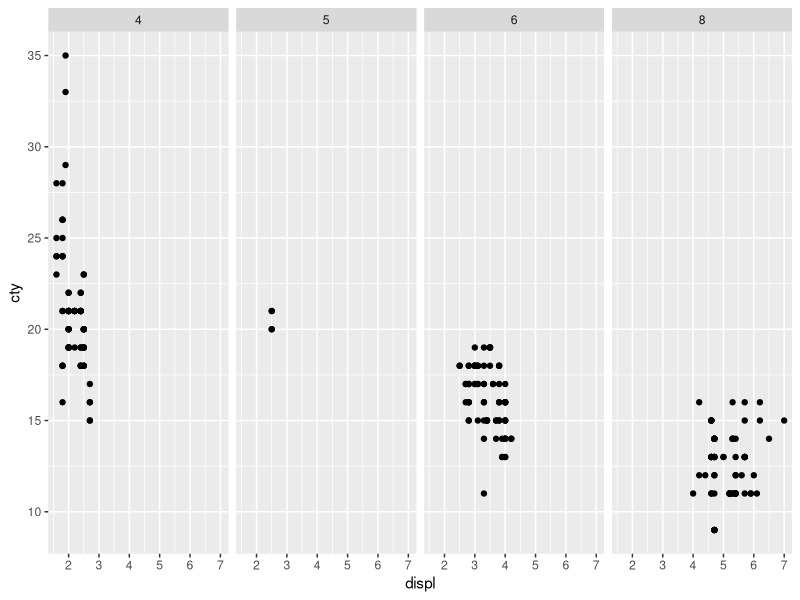
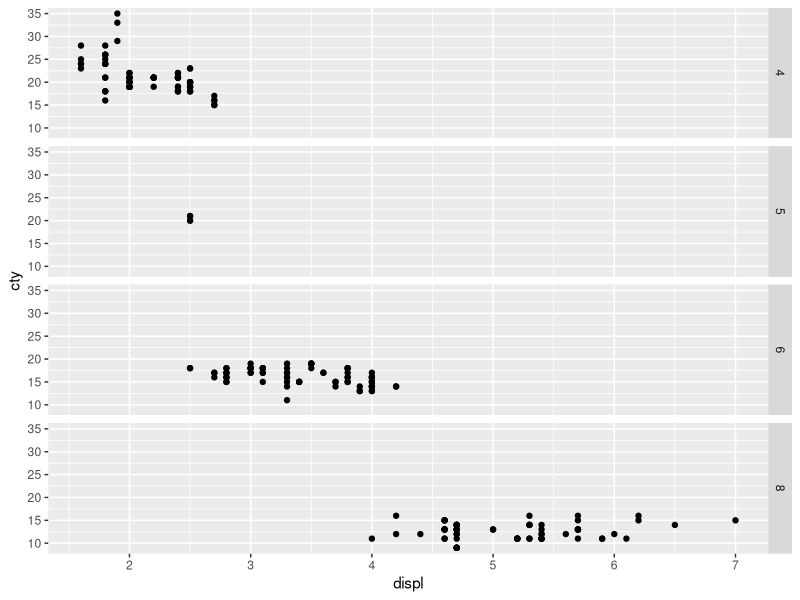

These charts were generated, in order, by the following R code:
library(ggplot2)

#mpg is a built-in dataset
df <- mpg

print(head(df))

#Data & Aesthetics layer
pl <- ggplot(df, aes(displ, cty))

#Geometry layer
#Adding the data & Aesthetics layer with geom layer
pl2 <- pl + geom_point()

print(pl2 + facet_grid(. ~ cyl))
print(pl2 + facet_grid(cyl ~ .))
